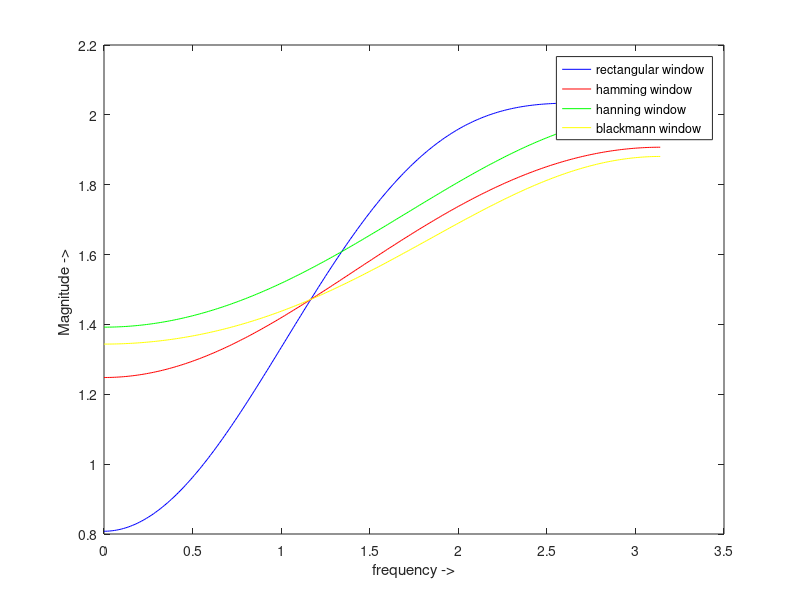

Write the MATLAB code that produced this figure.
% @Author:Balasubramanyam Evani
% EC1634 DSP LAB
%% Design of FIR High pass filter with order N and cut-off frequenct Wc

close all;
clc;
clear all;

wc = input('Enter Value of  cut-off frequency -> ');
N = input('Order of filter -> ');
alpha = (N - 1) / 2;
n = 0 : 1 : N - 1;
eps = 0.0001;

hdn = (sin (pi .*(n - alpha)) - sin(wc .* (n - alpha + eps))) ./ (pi .* (n - alpha + eps));

rect_win = n <= (N - 1);
hamming_win = 0.54 - 0.46 .* cos((2*pi .*n) ./ (N-1));
hanning_win = 0.5 - 0.56 .* cos ((2*pi .* n) ./ (N - 1));
blackman_win = 0.42 - 0.56 .* cos((2*pi .*n)./(N-1)) + 0.08 .* (cos(4*pi .*n) ./ (N-1));

hn_1 = hdn .* rect_win;
hn_2 = hdn .* hamming_win;
hn_3 = hdn .* hanning_win;
hn_4 = hdn .* blackman_win;

w = 0 : 0.01 : pi;
h1 = freqz(hn_1 , 1 , w);
plot(w , abs(h1) , 'blue');
hold on;

h2 = freqz(hn_2 , 1 , w);
plot(w , abs(h2) , 'red');

hold on;

h3 = freqz(hn_3 , 1 , w);
plot(w , abs(h3) , 'green');

hold on;

h4 = freqz(hn_4 , 1 , w);
plot(w , abs(h4) , 'yellow');

hold on;

legend('rectangular window','hamming window','hanning window','blackmann window');
xlabel('frequency ->');
ylabel('Magnitude -> ');
